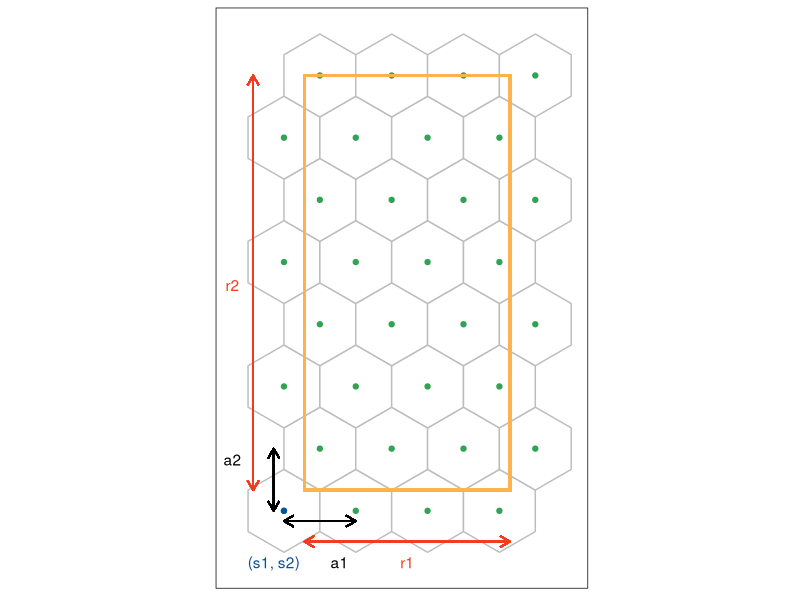
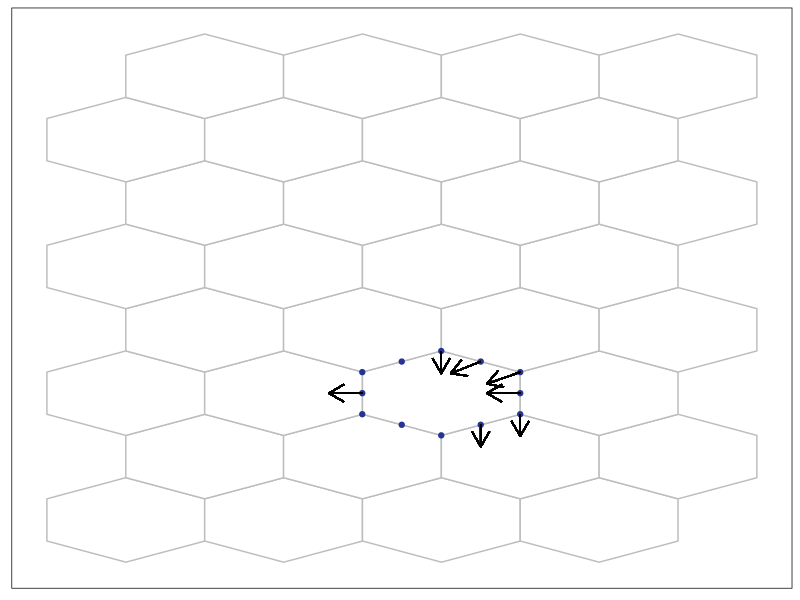

Recreate these plots in R, in order.
## ---- chunk 1
#| echo: false
knitr::opts_chunk$set(
  message = FALSE,
  warning = FALSE
)

library(ggplot2)
library(dplyr)

theme_set(theme_linedraw() +
   theme(
     #aspect.ratio = 1,
     plot.background = element_rect(fill = 'transparent', colour = NA),
     plot.title = element_text(size = 7, hjust = 0.5, vjust = -0.5),
     panel.background = element_rect(fill = 'transparent', 
                                     colour = NA),
     panel.grid.major = element_blank(), 
     panel.grid.minor = element_blank(), 
     axis.title.x = element_blank(), axis.title.y = element_blank(),
     axis.text.x = element_blank(), axis.ticks.x = element_blank(),
     axis.text.y = element_blank(), axis.ticks.y = element_blank(),
     legend.background = element_rect(fill = 'transparent', 
                                      colour = NA),
     legend.key = element_rect(fill = 'transparent', 
                               colour = NA),
     legend.position = "none", 
     legend.title = element_text(size=5), 
     legend.text = element_text(size=4),
     legend.key.height = unit(0.25, 'cm'),
     legend.key.width = unit(0.25, 'cm')
   )
)
## ---- chunk 2
# bin1: Number of bins along the x-axis
# buffer: proportion of buffer should between 0 and 1
# r2: range of embedding 2
calc_bins_y <- function(bin1 = 2, s1 = -0.1, s2 = -0.1, r2) {
  
  ## Need to have a check where bin2 greater than 2
  if (bin1 < 2) {
    stop("Number of bins along the x-axis at least should be 2.")
  }
  
  ## To compute the number of bins along the x-axis
  bin2 <- ceiling(1 + (2 * (r2-s2) * (bin1 - 1))/(sqrt(3) * (1-s1)))
  
  ## Validating and compute horizontal spacing
  check_factor <- (sqrt(3) * (bin2 - 1) * (1-s1))/(2 * (bin1 - 1)) + s2
  
  if (r2 > check_factor) {
    
    a1 <- (1-s1)/(bin1 - 1)
    
  } else {
    
    a1 <- (2 * (r2-s2))/(sqrt(3) * (bin2 - 1))
    
  }
  
  return(list(bin2 = bin2, a1 = a1))
}
## ---- chunk 3
gen_centroids <- function(bin1, s1 = -0.1, s2 = -0.1, r2){
  
  ## To compute hexagonal configurations
  bin_obj <- calc_bins_y(bin1 = bin1, s1 = s1, s2 = s2, r2 = r2)

  # To obtain the bins along the y-axis
  bin2 <- bin_obj$bin2

  # To obtain the width of the hexagon
  a1 <- bin_obj$a1

  # Generate x-coordinate of centroids for odd rows
  c_x_vec_odd <- seq(s1, (bin1 - 1) * a1, by = a1)

  # Generate x-coordinate of centroids for even rows
  c_x_vec_even <- c_x_vec_odd + a1/2
  c_x_vec <- c(c_x_vec_odd, c_x_vec_even)

  # To compute vertical spacing
  a2 <- sqrt(3) * a1/2

  # Generate y-coordinate of centroids
  c_y_vec <- seq(s2, (bin2 - 1) * a2, by = a2)
  c_y <- rep(c_y_vec, each = bin1)

  ## Do the number of belongs y axis is even or odd and adjust the x-coordinates
  if ((bin2 %% 2) == 0) {

    c_x <- rep(c_x_vec, bin2/2)

  } else {

    if ((ceiling(bin2/2) %% 2) == 0) {

      c_x <- append(rep(c_x_vec, floor(bin2/2)), c_x_vec_odd)

    } else{

      c_x <- append(rep(c_x_vec, floor(bin2/2)), c_x_vec_even)

    }

  }

  centroid_df <- tibble::tibble(hexID = 1:length(c_x), c_x = c_x, c_y = c_y)

  return(centroid_df)

}
## ---- chunk 4
all_centroids_df <- gen_centroids(bin1 = 4, s1 = -0.1, s2 = -0.1, r2 = 2.019414)
## ---- chunk 5
gen_hex_coord <- function(centroids_df, a1){

  ## Obtain centroid info
  hex_ids <- centroids_df$hexID
  c_x_vec <- centroids_df$c_x
  c_y_vec <- centroids_df$c_y
  
  ## To compute vertical spacing factor
  vs_factor <- a1/(2 * sqrt(3))
  
  dx <- a1/2
  dy <- a1/sqrt(3)
  
  ## Assign coordinates for 6 directions
  x_add_factor <- c(0, -dx, -dx, 0, dx, dx)
  y_add_factor <- c(dy, vs_factor, -vs_factor, -dy, -vs_factor, vs_factor)

  ## Initialize vectors to store hexagonal coordinates
  hex_poly_id <- integer(0)
  x <- numeric(0)
  y <- numeric(0)

  for (hb_id in hex_ids) {

    ## Since each hexagon has 6 coordinates
    hexID_rep <- rep(hex_ids[hb_id], each = 6)
    c_x_rep <- rep(c_x_vec[hb_id], each = 6)
    c_y_rep <- rep(c_y_vec[hb_id], each = 6)

    ## Generate the 6 coordinates
    x_spec <- c_x_rep + x_add_factor
    y_spec <- c_y_rep + y_add_factor

    ## Append to existing vectors
    x <- append(x, x_spec)
    y <- append(y, y_spec)
    hex_poly_id <- append(hex_poly_id, hexID_rep)

  }

  hex_coord_df <- tibble::tibble(hex_poly_id = hex_poly_id, x = x, y = y)

  return(hex_coord_df)
}
## ---- chunk 6
hex_grid <- gen_hex_coord(all_centroids_df, a1 = 0.3496126)
## ---- chunk 7
ggplot(data = hex_grid, aes(x = x, y = y)) + 
    geom_polygon(fill = "white", color = "#bdbdbd", aes(group = hex_poly_id)) +
    geom_point(data = all_centroids_df, aes(x = c_x, y = c_y), color = "#31a354") +
    geom_point(data = all_centroids_df |> dplyr::filter(hexID == 1), aes(x = c_x, y = c_y), color = "#08519c") + ## starting point
    geom_rect(aes(xmin = 0, xmax = 1, ymin = 0, ymax = 2.019414), fill = "white", color = "#feb24c", alpha = 0, linewidth = 1) +
    geom_segment(x = 0, y = -0.25, xend = 1, yend = -0.25,
                 arrow = arrow(length = unit(0.03, "npc"), ends = "both"), color = "#f03b20")+
    annotate("text", x=0.5, y=-0.35, label= "r1", color = "#f03b20") +
    geom_segment(x = -0.25, y = 0, xend = -0.25, yend = 2.019414,
                 arrow = arrow(length = unit(0.03, "npc"), ends = "both"), color = "#f03b20")+ 
    annotate("text", x=-0.35, y=1, label= "r2", color = "#f03b20") +
    geom_segment(x = -0.1, y = -0.15, xend = -0.1 + 0.3496126, yend = -0.15,
                   arrow = arrow(length = unit(0.03, "npc"), ends = "both"), color = "black")+ # a1 = 0.3496126
    annotate("text", x=0.17, y=-0.35, label= "a1", color = "black") +
    geom_segment(x = -0.15, y = -0.1, xend = -0.15, yend = -0.1 + 0.3027734,
                     arrow = arrow(length = unit(0.03, "npc"), ends = "both"), color = "black")+ # a2 = 0.3027734
    annotate("text", x=-0.35, y=0.15, label= "a2", color = "black") +
    annotate("text", x=-0.15, y=-0.35, label= "(s1, s2)", color = "#08519c") + ## starting point
    coord_fixed()
## ---- chunk 8
emb_df <- tibble::tibble(emb1 = 0.774, emb2 = 0.5055) |>
  add_row(emb1 = 0.424, emb2 = 0.5055) |>
  add_row(emb1 = 0.5115, emb2 = 0.3545) |>
  add_row(emb1 = 0.5115, emb2 = 0.6565) |>
  add_row(emb1 = 0.6865, emb2 = 0.3545) |>
  add_row(emb1 = 0.6865, emb2 = 0.6565) |>
  add_row(emb1 = 0.599, emb2 = 0.304) |>
  add_row(emb1 = 0.599, emb2 = 0.707) |>
  add_row(emb1 = 0.424, emb2 = 0.405) |>
  add_row(emb1 = 0.424, emb2 = 0.606) |>
  add_row(emb1 = 0.774, emb2 = 0.405) |>
  add_row(emb1 = 0.774, emb2 = 0.606)
 

ggplot(data = hex_grid, aes(x = x, y = y)) + 
    geom_polygon(fill = "white", color = "#bdbdbd", aes(group = hex_poly_id)) +
    geom_point(data = emb_df, aes(x = emb1, y = emb2), color = "#253494") +
    geom_segment(x = 0.774, y = 0.5055, xend = 0.7, yend = 0.5055,
                       arrow = arrow(length = unit(0.03, "npc")), color = "black") +
    geom_segment(x = 0.424, y = 0.5055, xend = 0.35, yend = 0.5055,
                       arrow = arrow(length = unit(0.03, "npc")), color = "black") +
    geom_segment(x = 0.599, y = 0.707, xend = 0.599, yend = 0.6,
                       arrow = arrow(length = unit(0.03, "npc")), color = "black") +
    geom_segment(x = 0.774, y = 0.405, xend = 0.774, yend = 0.3,
                       arrow = arrow(length = unit(0.03, "npc")), color = "black") +
    geom_segment(x = 0.774, y = 0.606, xend = 0.7, yend = 0.55,
                       arrow = arrow(length = unit(0.03, "npc")), color = "black") +
    geom_segment(x = 0.6865, y = 0.6565, xend = 0.62, yend = 0.6,
                       arrow = arrow(length = unit(0.03, "npc")), color = "black") +
    geom_segment(x = 0.6865, y = 0.3545, xend = 0.6865, yend = 0.25,
                       arrow = arrow(length = unit(0.03, "npc")), color = "black") 
    
